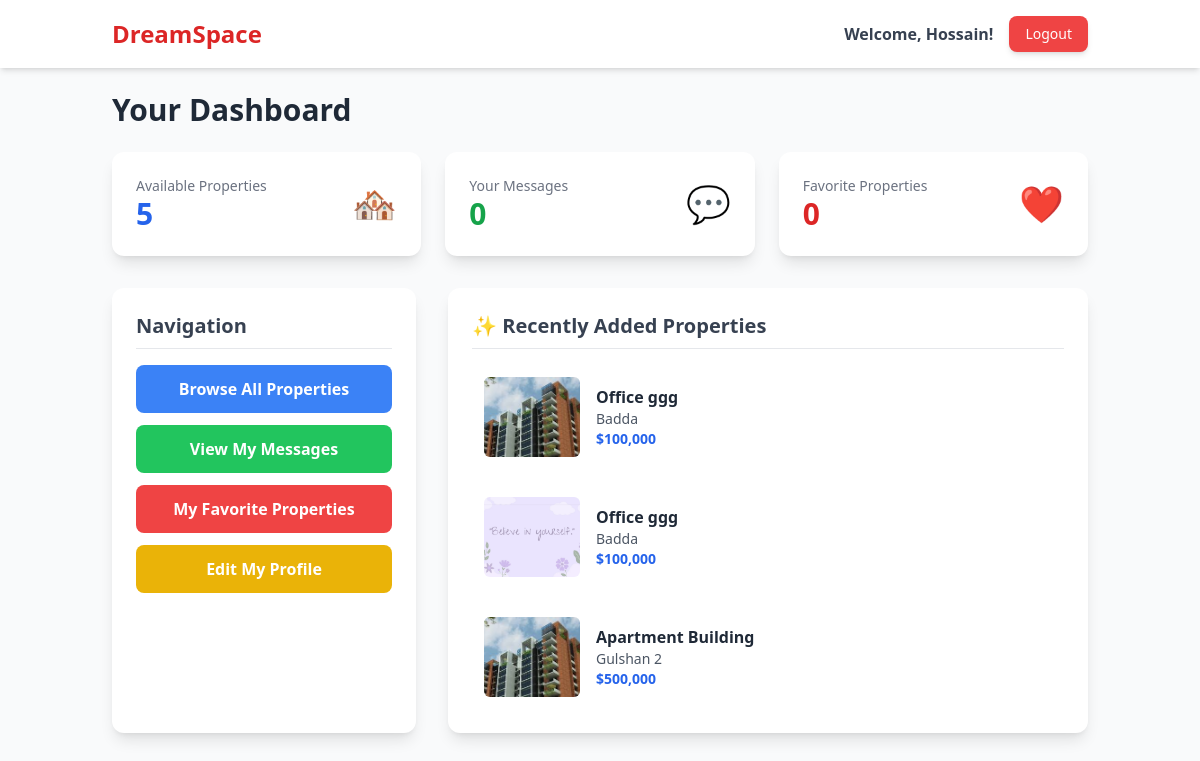
Screenshot of /user_dashboard.php (signed in) with the database file from the repository.
### tables this page shows
CREATE TABLE `properties` (
  `id` int(11) NOT NULL,
  `agent_id` int(11) DEFAULT NULL,
  `title` varchar(255) DEFAULT NULL,
  `description` text DEFAULT NULL,
  `price` decimal(12,2) DEFAULT NULL,
  `location` varchar(255) DEFAULT NULL,
  `property_type` varchar(50) DEFAULT NULL,
  `bedrooms` int(11) DEFAULT NULL,
  `bathrooms` int(11) DEFAULT NULL,
  `area_sqft` float DEFAULT NULL,
  `created_at` timestamp NOT NULL DEFAULT current_timestamp(),
  `latitude` decimal(10,7) DEFAULT NULL,
  `longitude` decimal(10,7) DEFAULT NULL
);

### user_dashboard.php (the view, shortened to what this page needs)
<?php
include 'db.php';
$user_id = $_SESSION['user_id'];
$userName = htmlspecialchars($_SESSION['username']);
$totalProperties = $conn->query("SELECT COUNT(*) as total FROM properties")->fetch_assoc()['total'];
$totalMessages = $conn->query("SELECT COUNT(*) as total FROM messages WHERE user_id = $user_id")->fetch_assoc()['total'];
$totalFavorites = $conn->query("SELECT COUNT(*) as total FROM favorites WHERE user_id = $user_id")->fetch_assoc()['total'];
$recent_properties_sql = "
    SELECT p.id, p.title, p.location, p.price,
           (SELECT image_path FROM property_images WHERE property_id = p.id ORDER BY id ASC LIMIT 1) as image
    FROM properties p
    ORDER BY p.created_at DESC
    LIMIT 3
";
$recent_properties_result = $conn->query($recent_properties_sql);
?>
<!DOCTYPE html>
<html lang="en">
<head>
  <script src="https://cdn.tailwindcss.com"></script>
</head>
<body class="bg-gray-50 min-h-screen font-sans">
  <header class="bg-white shadow-md sticky top-0 z-50">
    <div class="container mx-auto px-6 py-4 flex justify-between items-center">
      <a href="user_dashboard.php" class="text-2xl font-bold text-red-600">DreamSpace</a>
      <div class="flex items-center gap-4">
        <span class="text-gray-700 font-semibold hidden sm:block">Welcome, <?= $userName ?>!</span>
        <a href="logout.php" class="text-sm text-white bg-red-500 hover:bg-red-600 px-4 py-2 rounded-lg shadow-md transition-transform transform hover:scale-105">Logout</a>
      </div>
    </div>
  </header>
  <main class="container mx-auto p-6">
    <h1 class="text-3xl font-bold text-gray-800 mb-6">Your Dashboard</h1>
    <div class="grid grid-cols-1 md:grid-cols-2 lg:grid-cols-3 gap-6 mb-8">
      <div class="bg-white rounded-xl shadow-lg p-6 flex items-center justify-between">
        <div>
          <p class="text-gray-500 text-sm">Available Properties</p>
          <p class="text-3xl font-bold text-blue-600"><?= $totalProperties ?></p>
        </div>
        <div class="text-blue-500 text-4xl">🏘️</div>
      </div>
      <div class="bg-white rounded-xl shadow-lg p-6 flex items-center justify-between">
        <div>
          <p class="text-gray-500 text-sm">Your Messages</p>
          <p class="text-3xl font-bold text-green-600"><?= $totalMessages ?></p>
        </div>
        <div class="text-green-500 text-4xl">💬</div>
      </div>
      <div class="bg-white rounded-xl shadow-lg p-6 flex items-center justify-between">
        <div>
          <p class="text-gray-500 text-sm">Favorite Properties</p>
          <p class="text-3xl font-bold text-red-600"><?= $totalFavorites ?></p>
        </div>
        <div class="text-red-500 text-4xl">❤️</div>
      </div>
    </div>
    <div class="grid grid-cols-1 lg:grid-cols-3 gap-8">
      <div class="lg:col-span-1 bg-white rounded-xl shadow-lg p-6">
        <h2 class="text-xl font-bold text-gray-700 mb-4 border-b pb-2">Navigation</h2>
        <div class="flex flex-col space-y-3">
          <a href="user_properties.php" class="bg-blue-500 text-white px-5 py-3 rounded-lg hover:bg-blue-600 text-center font-semibold transition">Browse All Properties</a>
          <a href="user_messages.php" class="bg-green-500 text-white px-5 py-3 rounded-lg hover:bg-green-600 text-center font-semibold transition">View My Messages</a>
          <a href="fav_properties.php" class="bg-red-500 text-white px-5 py-3 rounded-lg hover:bg-red-600 text-center font-semibold transition">My Favorite Properties</a>
          <a href="edit_user.php" class="bg-yellow-500 text-white px-5 py-3 rounded-lg hover:bg-yellow-600 text-center font-semibold transition">Edit My Profile</a>
        </div>
      </div>
      <div class="lg:col-span-2 bg-white rounded-xl shadow-lg p-6">
        <h2 class="text-xl font-bold text-gray-700 mb-4 border-b pb-2">✨ Recently Added Properties</h2>
        <div class="space-y-4">
          <?php if ($recent_properties_result->num_rows > 0): ?>
            <?php while($property = $recent_properties_result->fetch_assoc()): ?>
              <div class="flex items-center gap-4 p-3 rounded-lg hover:bg-gray-50 transition-colors">
                <a href="property-details.php?id=<?= $property['id'] ?>">
                    <img src="<?= htmlspecialchars($property['image'] ?: 'https://placehold.co/100x80/EFEFEF/AAAAAA&text=No+Image') ?>" alt="Property" class="w-24 h-20 object-cover rounded-md">
                </a>
                <div class="flex-grow">
                  <a href="property-details.php?id=<?= $property['id'] ?>" class="font-bold text-gray-800 hover:text-red-600"><?= htmlspecialchars($property['title']) ?></a>
                  <p class="text-sm text-gray-600"><?= htmlspecialchars($property['location']) ?></p>
                  <p class="text-sm font-semibold text-blue-600">$<?= number_format($property['price']) ?></p>
                </div>
              </div>
            <?php endwhile; ?>
          <?php else: ?>
            <p class="text-gray-500">No recent properties to show.</p>
          <?php endif; ?>
        </div>
      </div>
    </div>
  </main>
</body>
</html>

### rows the page displays
properties: title "Office ggg", location "Badda", price "100,000"
properties: shows a picture, title "Office ggg", location "Badda", price "100,000"
properties: title "Apartment Building", location "Gulshan 2", price "500,000"

### other values shown
$userName "Hossain"
$totalProperties "5"
$totalMessages "0"
$totalFavorites "0"
